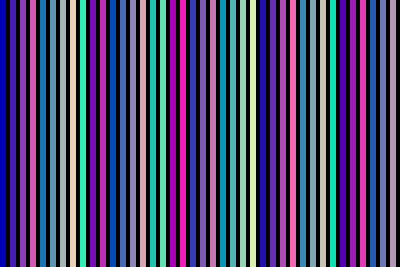
#> input picture tools/fixtures/test_thumb.jpg, 400 x 267 px
$ python appstore_duo.py fixtures/test_photo.jpg fixtures/test_thumb.jpg fixtures/test_thumb.jpg fixtures/test_thumb.jpg fixtures/test_thumb.jpg fixtures/test_thumb.jpg
#> lines starting #> are read from the running program, lines starting #| are printed output that depends on the picture; after the words box and inside, x2 and y2 are one past the last pixel; in counts of white or black regions, pixels touching at a corner belong together
"""Composes App Store screenshots for the iPhone Duo slots (outer 2034x1398,
inner 2853x2007, landscape): a real capture of the screen, shrunk onto a warm
dark ground with its own rounded corners, and a headline + one line beside it.
  appstore_duo.py <outer|inner> <capture.png> <out.png> "<headline>" "<line>"
"""
import sys
from PIL import Image, ImageDraw, ImageFilter, ImageFont

kind, src, out, head, line = sys.argv[1:6]
bgfile = sys.argv[6] if len(sys.argv) > 6 else None
W, H = (2034, 1398) if kind == "outer" else (2853, 2007)
u = W / 2034
if bgfile:
    # A GPT still life, covering the canvas, dimmed a little so the headline reads.
    src_bg = Image.open(bgfile).convert("RGB")
#> src_bg is the input picture: PIL image 400x267 RGB; mean R, G, B 74.7, 69.1, 108.7
    k = max(W / src_bg.width, H / src_bg.height)
#> k = 7.52
    src_bg = src_bg.resize((int(src_bg.width * k + 1), int(src_bg.height * k + 1)), Image.LANCZOS)
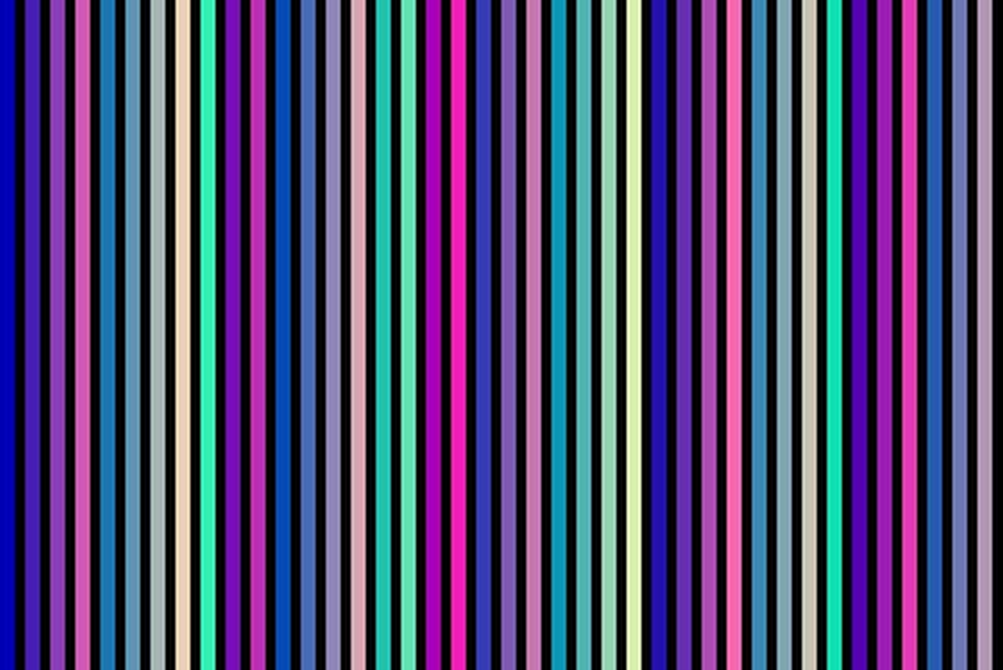
#> src_bg: PIL image 3007x2008 RGB (shown at 1/3 size); mean R, G, B 75.7, 70.5, 109.7
    left, top = (src_bg.width - W) // 2, (src_bg.height - H) // 2
#> left = 77; top = 0
    bg = src_bg.crop((left, top, left + W, top + H))
    bg = Image.blend(bg, Image.new("RGB", (W, H), (12, 8, 6)), 0.38)
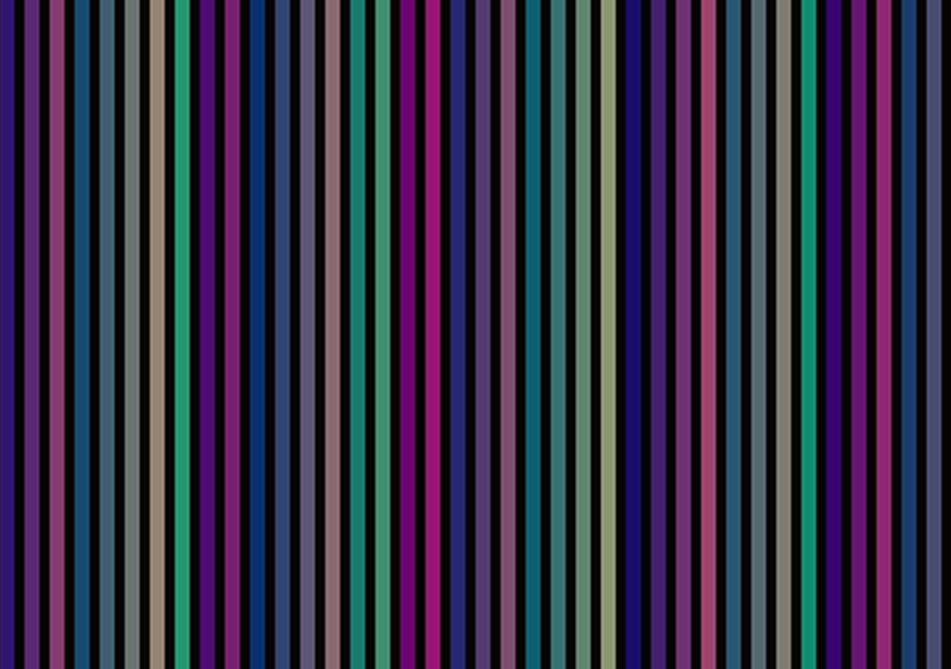
#> bg: PIL image 2853x2007 RGB (shown at 1/3 size); mean R, G, B 51.7, 47.1, 69.8
else:
    bg = Image.new("RGB", (W, H))
    dd = ImageDraw.Draw(bg)
    for y in range(H):  # warm charcoal, lighter at the top
        t = y / H
        dd.line([(0, y), (W, y)], fill=(int(46 - 22 * t), int(40 - 19 * t), int(34 - 17 * t)))
d = ImageDraw.Draw(bg)
font = "/System/Library/Fonts/Hiragino Sans GB.ttc"
f_head = ImageFont.truetype(font, int(92 * u), index=1)
f_line = ImageFont.truetype(font, int(44 * u), index=0)
d.text((int(110 * u), int(92 * u)), head, font=f_head, fill=(246, 238, 222))
d.text((int(114 * u), int(92 * u) + int(128 * u)), line, font=f_line, fill=(196, 182, 160))

cap = Image.open(src).convert("RGB")
scale = 0.72
cw, ch = int(cap.width * scale * W / cap.width), int(cap.height * scale * W / cap.width)
#> cw = 2054; ch = 1371
cap = cap.resize((cw, ch), Image.LANCZOS)
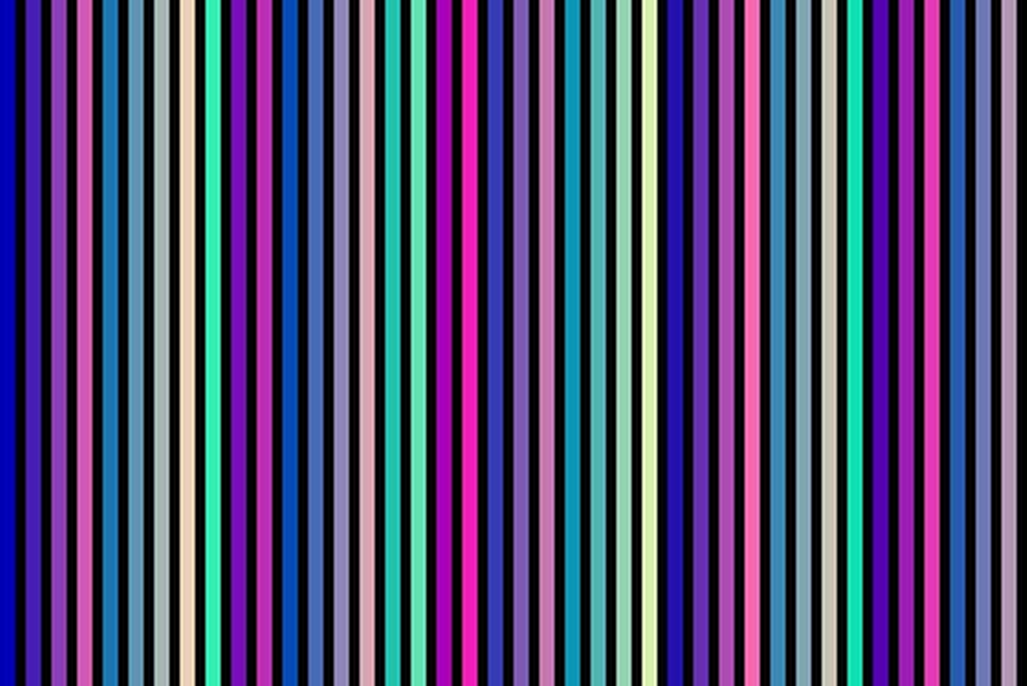
#> cap: PIL image 2054x1371 RGB (shown at 1/2 size); mean R, G, B 75.7, 70.5, 109.7
# the screen's own corners: outer 59 pt on the top, 8 pt below; inner 55 pt all round
r_top = int((59 if kind == "outer" else 55) * 3 * cw / (W))
#> r_top = 118
r_bot = int((8 if kind == "outer" else 55) * 3 * cw / (W))
#> r_bot = 118
mask = Image.new("L", (cw, ch), 0)
#> mask: PIL image 2054x1371 L; every value is 0
m = ImageDraw.Draw(mask)
m.rounded_rectangle([0, 0, cw - 1, ch - 1], radius=r_top, fill=255)
if r_bot < r_top:
    m.rectangle([0, ch - r_top, cw - 1, ch - 1], fill=255)
    for x0 in (0, cw - 2 * r_bot - 1):  # small bottom corners
        pass
    m.rectangle([0, ch - r_top, cw, ch], fill=255)
    m2 = Image.new("L", (cw, ch), 0); ImageDraw.Draw(m2).rounded_rectangle([0, ch - 4 * r_top, cw - 1, ch - 1], radius=r_bot, fill=255)
    top = Image.new("L", (cw, ch), 0); ImageDraw.Draw(top).rounded_rectangle([0, 0, cw - 1, ch - 1], radius=r_top, fill=255)
    lower = Image.new("L", (cw, ch), 0); ImageDraw.Draw(lower).rectangle([0, ch // 2, cw, ch], fill=255)
    mask = Image.composite(m2, top, lower)
x, y = (W - cw) // 2, H - ch - int(48 * u)
#> x = 399; y = 569
shadow = Image.new("L", (W, H), 0)
#> shadow: PIL image 2853x2007 L; every value is 0
shadow.paste(mask, (x, y + int(24 * u)))
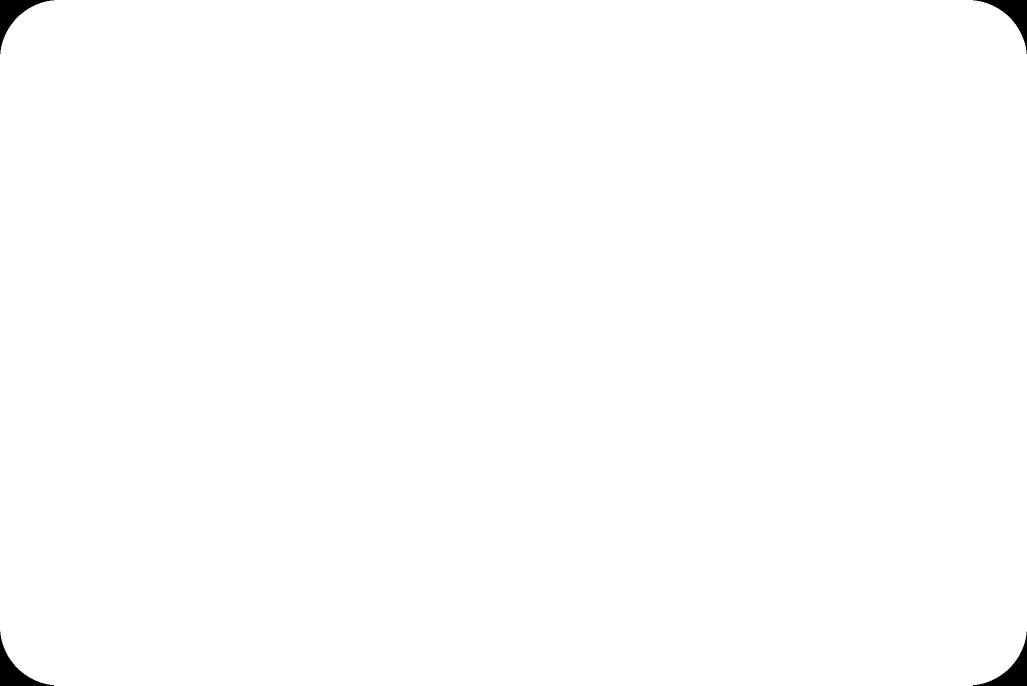
#> mask: PIL image 2054x1371 L (shown at 1/2 size); 99.6% white; 4 black regions, box (x1, y1, x2, y2) and area: (0, 0, 108, 108) 3025, (1946, 0, 2054, 108) 3025, (0, 1263, 108, 1371) 3025, (1946, 1263, 2054, 1371) 3025
#> shadow: PIL image 2853x2007 L; 49% white; 1 white region, box (x1, y1, x2, y2) and area: (399, 602, 2453, 1973) 2803934
shadow = shadow.filter(ImageFilter.GaussianBlur(40 * u))
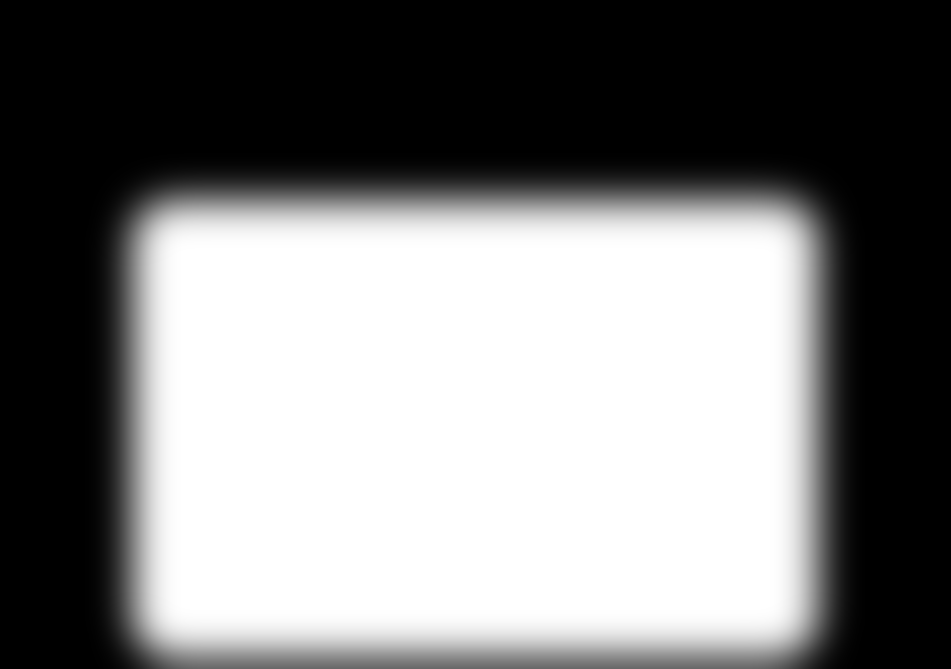
#> shadow: PIL image 2853x2007 L (shown at 1/3 size); min 0, max 255, mean 124.4
bg.paste(Image.new("RGB", (W, H), (0, 0, 0)), (0, 0), shadow.point(lambda v: int(v * 0.75)))
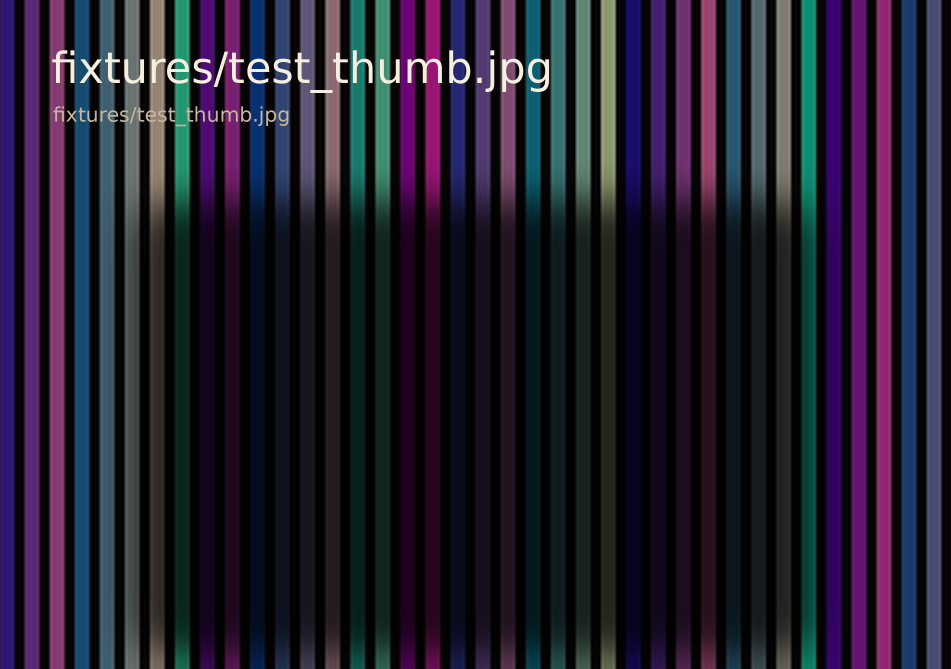
#> bg: PIL image 2853x2007 RGB (shown at 1/3 size); mean R, G, B 34.1, 30.1, 45.6
bg.paste(cap, (x, y), mask)
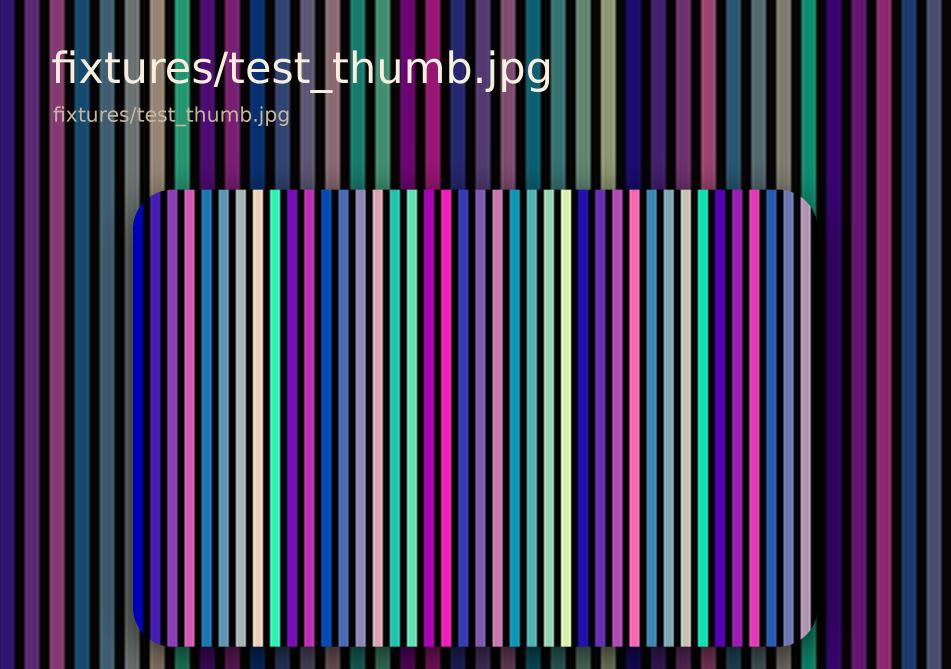
#> bg: PIL image 2853x2007 RGB (shown at 1/3 size); mean R, G, B 63.6, 56.8, 89
bg.save(out)
print(out, bg.size)
#| fixtures/test_thumb.jpg (2853, 2007)
